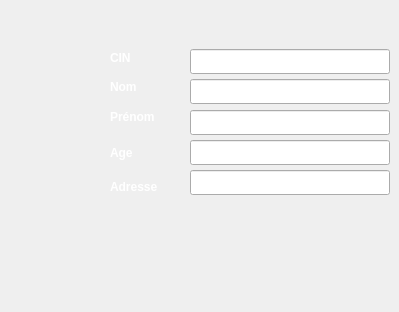
    <widget class="QWidget" name="page_24">
     <widget class="QPushButton" name="retour_13">
      <property name="geometry">
       <rect>
        <x>80</x>
        <y>250</y>
        <width>51</width>
        <height>51</height>
       </rect>
      </property>
      <property name="styleSheet">
       <string notr="true">QPushButton {
            color: white;
            border-image: url(:/img/fleche.png) 3 10 3 10;
            border-top: 3px transparent;
            border-bottom: 3px transparent;
            border-right: 10px transparent;
            border-left: 10px transparent;
        }</string>
      </property>
      <property name="text">
       <string/>
      </property>
     </widget>
     <widget class="QPushButton" name="pushButton_12">
      <property name="geometry">
       <rect>
        <x>240</x>
        <y>280</y>
        <width>75</width>
        <height>23</height>
       </rect>
      </property>
      <property name="styleSheet">
       <string notr="true">QPushButton {
            color: white;
            border-image: url(:/img/valid.png) 3 10 3 10;
            border-top: 3px transparent;
            border-bottom: 3px transparent;
            border-right: 10px transparent;
            border-left: 10px transparent;
        }</string>
      </property>
      <property name="text">
       <string/>
      </property>
     </widget>
     <widget class="QLineEdit" name="nom_client_mod">
      <property name="geometry">
       <rect>
        <x>190</x>
        <y>79</y>
        <width>200</width>
        <height>25</height>
       </rect>
      </property>
     </widget>
     <widget class="QLineEdit" name="age_client_mod">
      <property name="geometry">
       <rect>
        <x>190</x>
        <y>170</y>
        <width>200</width>
        <height>25</height>
       </rect>
      </property>
     </widget>
     <widget class="QLineEdit" name="id_client_mod">
      <property name="geometry">
       <rect>
        <x>190</x>
        <y>49</y>
        <width>200</width>
        <height>25</height>
       </rect>
      </property>
     </widget>
     <widget class="QLineEdit" name="adresse_client_mod">
      <property name="geometry">
       <rect>
        <x>190</x>
        <y>140</y>
        <width>200</width>
        <height>25</height>
       </rect>
      </property>
     </widget>
     <widget class="QLineEdit" name="prenom_client_mod">
      <property name="geometry">
       <rect>
        <x>190</x>
        <y>110</y>
        <width>200</width>
        <height>25</height>
       </rect>
      </property>
     </widget>
     <widget class="QLabel" name="label_7">
      <property name="geometry">
       <rect>
        <x>110</x>
        <y>110</y>
        <width>47</width>
        <height>13</height>
       </rect>
      </property>
      <property name="text">
       <string>&lt;html&gt;&lt;head/&gt;&lt;body&gt;&lt;p&gt;&lt;span style=&quot; font-weight:600; color:#ffffff;&quot;&gt;Prénom&lt;/span&gt;&lt;/p&gt;&lt;/body&gt;&lt;/html&gt;</string>
      </property>
     </widget>
     <widget class="QLabel" name="label_10">
      <property name="geometry">
       <rect>
        <x>110</x>
        <y>180</y>
        <width>47</width>
        <height>13</height>
       </rect>
      </property>
      <property name="text">
       <string>&lt;html&gt;&lt;head/&gt;&lt;body&gt;&lt;p&gt;&lt;span style=&quot; font-weight:600; color:#ffffff;&quot;&gt;Adresse&lt;/span&gt;&lt;/p&gt;&lt;/body&gt;&lt;/html&gt;</string>
      </property>
     </widget>
     <widget class="QLabel" name="label_6">
      <property name="geometry">
       <rect>
        <x>110</x>
        <y>80</y>
        <width>47</width>
        <height>13</height>
       </rect>
      </property>
      <property name="text">
       <string>&lt;html&gt;&lt;head/&gt;&lt;body&gt;&lt;p&gt;&lt;span style=&quot; font-weight:600; color:#ffffff;&quot;&gt;Nom&lt;/span&gt;&lt;/p&gt;&lt;/body&gt;&lt;/html&gt;</string>
      </property>
     </widget>
     <widget class="QLabel" name="label_5">
      <property name="geometry">
       <rect>
        <x>110</x>
        <y>50</y>
        <width>61</width>
        <height>16</height>
       </rect>
      </property>
      <property name="text">
       <string>&lt;html&gt;&lt;head/&gt;&lt;body&gt;&lt;p&gt;&lt;span style=&quot; font-weight:600; color:#ffffff;&quot;&gt;CIN&lt;/span&gt;&lt;/p&gt;&lt;/body&gt;&lt;/html&gt;</string>
      </property>
     </widget>
     <widget class="QLabel" name="label_11">
      <property name="geometry">
       <rect>
        <x>110</x>
        <y>143</y>
        <width>47</width>
        <height>20</height>
       </rect>
      </property>
      <property name="text">
       <string>&lt;html&gt;&lt;head/&gt;&lt;body&gt;&lt;p&gt;&lt;span style=&quot; font-weight:600; color:#ffffff;&quot;&gt;Age&lt;/span&gt;&lt;/p&gt;&lt;/body&gt;&lt;/html&gt;</string>
      </property>
     </widget>
    </widget>
